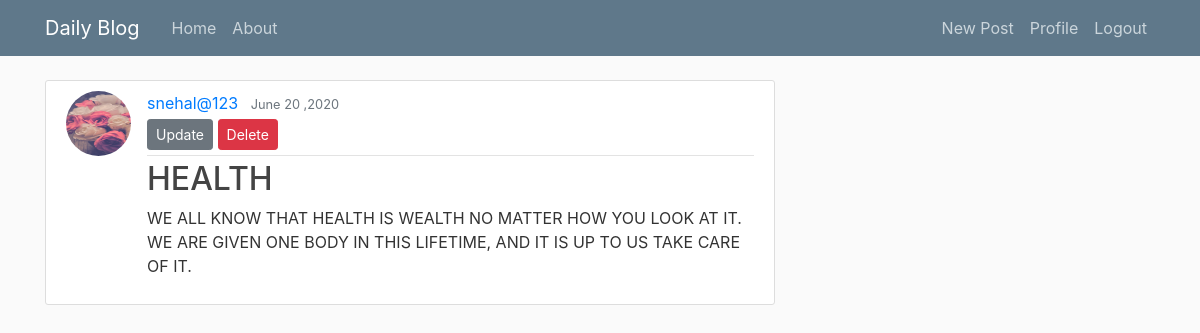
The app's page /post/17/ (signed in) with its own data.
### blog/models.py (models this page shows, shortened)
class Post(models.Model):
    title=models.CharField(max_length=100)
    content=models.TextField()
    date_posted=models.DateTimeField(default=timezone.now)
    author=models.ForeignKey(User, on_delete=models.CASCADE)

### users/models.py (models this page shows, shortened)
class Profile(models.Model):
    user = models.OneToOneField(User, on_delete=models.CASCADE)
    image = models.ImageField(default="default.jpg", upload_to='profile_pics')

### blog/views.py (the view)
# urls.py: path('post/<int:pk>/', PostDetailView.as_view(), name='post-detail'),
class PostDetailView(DetailView):
    model = Post

### blog/templates/blog/post_detail.html
{% extends "blog/base.html" %}
{% block content %}
  <article class="media content-section">
    <img class="rounded-circle article-img" src="{{ object.author.profile.image.url }}">
    <div class="media-body">
      <div class="article-metadata">
        <a class="mr-2" href="{% url 'user-posts' object.author.username %}">{{ object.author }} </a>
        <small class="text-muted" >{{ object.date_posted|date:"F d ,Y" }}</small>
        {% if object.author == user %}
          <div>
            <a class="btn btn-secondary btn-sm mt-1 mb-1" href="{% url 'post-update' object.id %}">Update</a>
            <a class="btn btn-danger btn-sm mt-1 mb-1" href="{% url 'post-delete' object.id %}">Delete</a>
          </div>
          {% endif %}
      </div>
        <h2 class="article-title">{{ object.title }}</h2>
        <p class="article-content">{{ object.content }}</p>
     </div>
   </article>
{% endblock content %}

### blog/static/blog/main.css (style rules this page uses)
body { background: #fafafa; color:#333333; margin-top:5rem; }
h1,h2,h3,h4,h5,h6 { color: #444444; }
.content-section { background:#ffffff; padding:10px 20px; border:1px solid #dddddd; border-radius:3px; margin-bottom: 20px; }
.article-title { color: #444444; }
.article-content { white-space: pre-line; }
.article-img { height: 65px; width: 65px; margin-right: 16px; }
.article-metadata { padding-bottom: 1px; margin-bottom: 4px; border-bottom: 1px solid #e3e3e3; }

### records on screen
Post: author.profile.image (picture), author "snehal@123", date_posted "June 20 ,2020", title "HEALTH", content "WE ALL KNOW THAT HEALTH IS WEALTH NO MATTER HOW YOU LOOK AT IT. WE ARE GIVEN ONE BODY IN THIS LIFETIME, AND IT IS UP TO US TAKE CARE OF IT."
